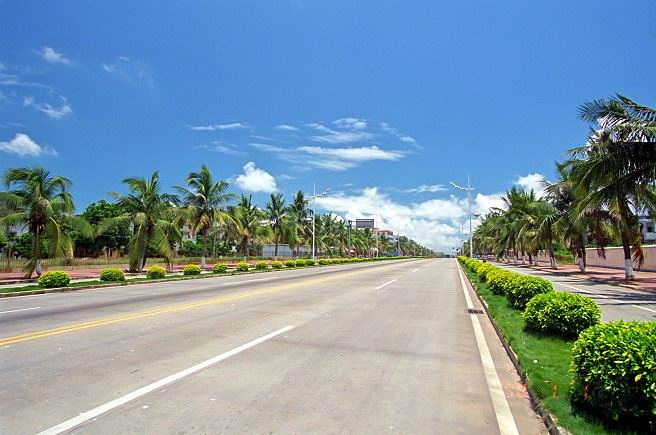
#> input picture mlpy/机器学习实践指南代码及资源/程序/test1.jpg, 656 x 435 px
$ python 4-16.py   (Python 2 division)
#> lines starting #> are read from the running program, lines starting #| are printed output that depends on the picture
#!/usr/bin/env python
#-*- coding: utf-8 -*-
#code:myhaspl@qq.com
#4-16.py
import cv2
import numpy as np


fn1="test1.jpg"
fn2="test2.jpg"
fn3="secret.png"
redcolor=(0, 0, 255)
if __name__ == '__main__':
    print u'正在处理中',
    img1 = cv2.imread(fn1)
#> img1 is the input picture: shape (435, 656, 3); mean B, G, R 163.1, 147.9, 122.4
    img2 = cv2.imread(fn2)
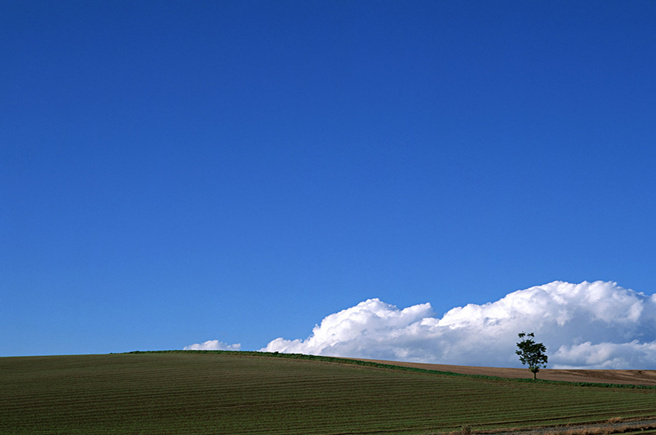
#> input picture mlpy/机器学习实践指南代码及资源/程序/test2.jpg, 656 x 435 px
#> img2 is the input picture: shape (435, 656, 3); mean B, G, R 162.9, 99.8, 59.6

    w=img1.shape[1]
#> w = 656
    h=img1.shape[0]
#> h = 435


    #加上需要隐藏的消息
    cv2.putText(img1,"hello,world!", (20,300),cv2.FONT_HERSHEY_PLAIN, 3.0, redcolor, thickness = 2)
    cv2.putText(img1,"code by myhaspl:myhaspl@qq.com", (20,60),cv2.FONT_HERSHEY_PLAIN, 2.0, redcolor, thickness = 2)
    cv2.putText(img1,"Installing Python is generally easy. ", (1,90),cv2.FONT_HERSHEY_PLAIN, 2, redcolor, thickness = 1)
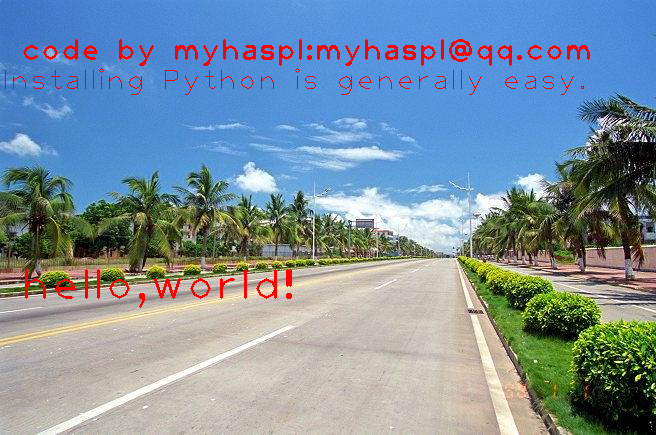
#> img1: shape (435, 656, 3); mean B, G, R 159.2, 144.9, 125.4

    cv2.namedWindow('img1')
    cv2.imshow('img1', img1)
    cv2.namedWindow('img2-1')
    cv2.imshow('img2-1', img2)
    #处理隐藏目标图
    #将所有蓝色值变成奇数
    for j in xrange(0,h):
        for i in xrange(0,w):
            if (img2[j,i,0]%2)==1:
                img2[j,i,0]=img2[j,i,0]-1
        print '.',
        mirror_w=w/2
    #读取源图，并将信息写入目标图
    for j in xrange(0,h):
        for i in xrange(0,w):
            if (img1[j,i,0],img1[j,i,1],img1[j,i,2])==redcolor:
                img2[j,i,0]=img2[j,i,0]+1
        print '.',
#> img2: shape (435, 656, 3); mean B, G, R 162.4, 99.8, 59.6
    #保存修改后的目标图，并显示
    cv2.namedWindow('img2-2')
    cv2.imshow('img2-2', img2)
    cv2.imwrite(fn3, img2)
    cv2.waitKey()
    cv2.destroyAllWindows()
